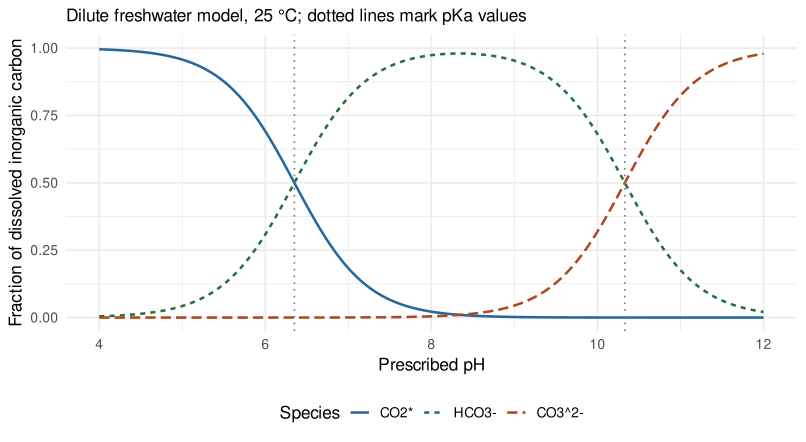

The script that drew this image:
# Carbonate distribution at supplied pH, dilute freshwater, 25 degrees C.
# Constructed model predictions, not measured data. Run from this file's folder.
# No pH solver: pH is the independent input at every row.
library(ggplot2)

pH <- seq(4, 12, by = 0.05)
r1 <- 10^(pH - 6.35)
r2 <- 10^(pH - 10.33)
denominator <- 1 + r1 + r1 * r2
speciation <- data.frame(
  pH = pH,
  alpha_CO2 = 1 / denominator,
  alpha_HCO3 = r1 / denominator,
  alpha_CO3 = r1 * r2 / denominator
)

# One row per pH and species makes a familiar table for ggplot.
plot_data <- data.frame(
  pH = rep(speciation$pH, times = 3),
  fraction = c(speciation$alpha_CO2, speciation$alpha_HCO3,
               speciation$alpha_CO3),
  species = factor(rep(c("CO2*", "HCO3-", "CO3^2-"),
                       each = nrow(speciation)),
                   levels = c("CO2*", "HCO3-", "CO3^2-"))
)

speciation_plot <- ggplot(plot_data, aes(pH, fraction, colour = species,
                                        linetype = species)) +
  geom_line(linewidth = 0.9) +
  geom_vline(xintercept = c(6.35, 10.33), linetype = "dotted",
             colour = "grey50") +
  scale_colour_manual(values = c("#2468A0", "#25713E", "#AD4825")) +
  scale_y_continuous(limits = c(0, 1), breaks = seq(0, 1, 0.25)) +
  labs(x = "Prescribed pH", y = "Fraction of dissolved inorganic carbon",
       colour = "Species", linetype = "Species",
       subtitle = "Dilute freshwater model, 25 °C; dotted lines mark pKa values") +
  theme_minimal(base_size = 13) +
  theme(legend.position = "bottom")
